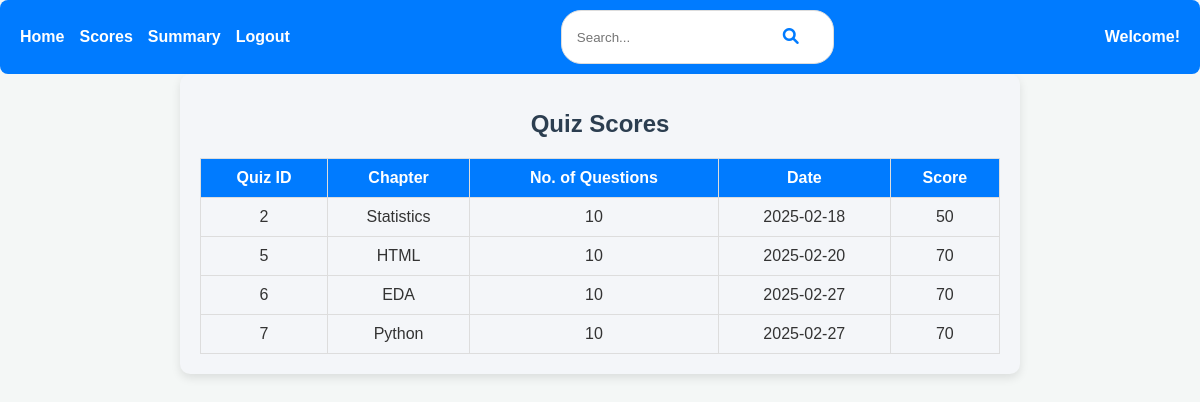
The app's page /user/scores (signed in), older data.
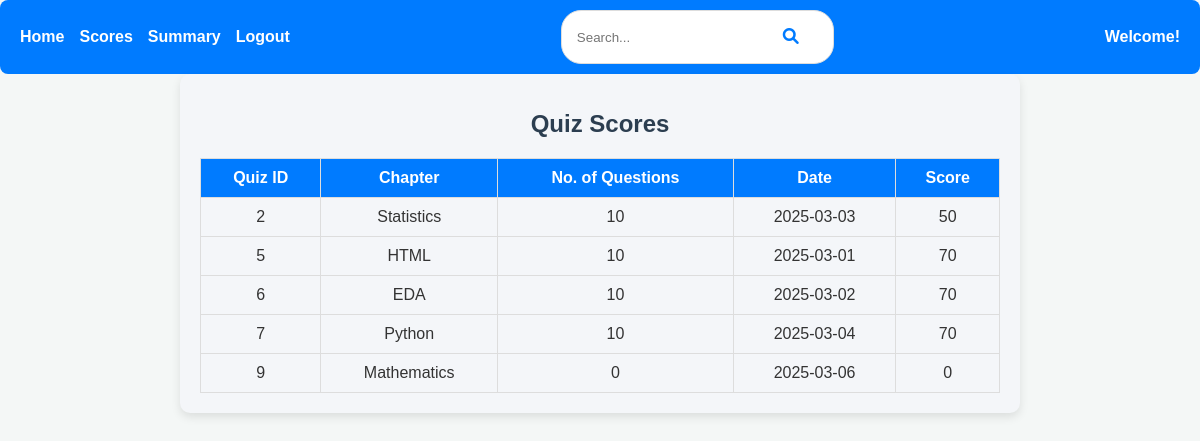
The same page, newer data.
### backend/models.py (models this page shows)
class Score(db.Model):
    __tablename__ = 'score'
    id = db.Column(db.Integer, primary_key=True)
    quiz_id = db.Column(db.Integer, db.ForeignKey('quiz.id', ondelete="CASCADE"), nullable=False)
    user_id = db.Column(db.Integer, db.ForeignKey('user_info.id', ondelete="CASCADE"), nullable=False)
    timestamp = db.Column(db.DateTime, default=db.func.current_timestamp())
    total_score = db.Column(db.Float, nullable=False)  # Use Float for percentage scores
    duration_seconds = db.Column(db.Integer, nullable=False)

class Quiz(db.Model):
    __tablename__ = 'quiz'
    id = db.Column(db.Integer, primary_key=True)
    chapter_id = db.Column(db.Integer, db.ForeignKey('chapter.id', ondelete="CASCADE"), nullable=False)
    date_of_quiz = db.Column(db.Date, nullable=False)
    duration_seconds = db.Column(db.Integer, nullable=False)
    remarks = db.Column(db.Text)
    questions = db.relationship('Question', backref='quiz', lazy='subquery', cascade='all, delete-orphan')
    scores = db.relationship('Score', backref='quiz', lazy='dynamic', cascade='all, delete-orphan')

class Chapter(db.Model):
    __tablename__ = 'chapter'
    id = db.Column(db.Integer, primary_key=True)
    name = db.Column(db.String(100), nullable=False)
    description = db.Column(db.Text)
    subject_id = db.Column(db.Integer, db.ForeignKey('subject.id', ondelete="CASCADE"), nullable=False)
    quizzes = db.relationship('Quiz', backref='chapter', lazy='subquery', cascade='all, delete-orphan')

### backend/controllers.py (the view)
@app.route('/user/scores')
def user_scores():
    user_email = session.get('user_email')
    user = User_Info.query.filter_by(email=user_email).first() if user_email else None
    if not user:
        return redirect('/login')
    scores = Score.query.filter_by(user_id=user.id).all()
    return render_template('user/user_scores.html', scores=scores)

### templates/user/user_scores.html (shortened to what this page needs)
{% extends "user/user_base.html" %}
{% block content %}
<div class="dashboard">
    <h1>Quiz Scores</h1>
    <table>
        <thead>
            <tr>
                <th>Quiz ID</th>
                <th>Chapter</th>
                <th>No. of Questions</th>
                <th>Date</th>
                <th>Score</th>
            </tr>
        </thead>
        <tbody>
            {% for score in scores %}
            <tr>
                <td>{{ score.quiz.id }}</td>
                <td>{{ score.quiz.chapter.name }}</td>
                <td>{{ score.quiz.questions | length }}</td>
                <td>{{ score.quiz.date_of_quiz.strftime('%Y-%m-%d') }}</td>
                <td>{{ score.total_score }}</td>
            </tr>
            {% endfor %}
        </tbody>
    </table>
</div>
{% endblock %}

Row changes from the older to the newer data that the page shows:
changed through a linked row, Score "Statistics": quiz.date_of_quiz "2025-02-18" → "2025-03-03"
changed through a linked row, Score "HTML": quiz.date_of_quiz "2025-02-20" → "2025-03-01"
changed through a linked row, Score "EDA": quiz.date_of_quiz "2025-02-27" → "2025-03-02"
changed through a linked row, Score "Python": quiz.date_of_quiz "2025-02-27" → "2025-03-04"
added Score: quiz.id "9", quiz.chapter.name "Mathematics", quiz.questions|length "0", quiz.date_of_quiz "2025-03-06", total_score "0"
